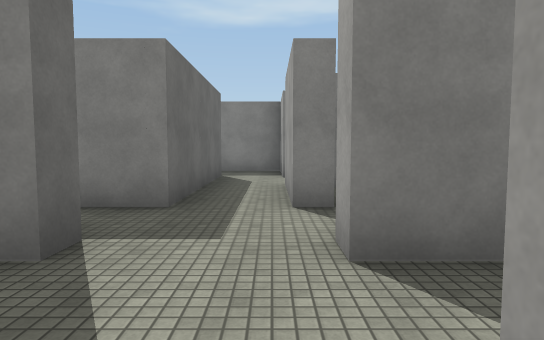
View 1 (above)

24 first-person views from a walk through a 3-D level made in the Unity game engine. The camera is 1.5 m above the floor, tilts 4° down and sees 75° across. The floor is counted in squares, 2 m on a side. Each view is taken from the middle of a square. On the plan, view 1 faces up. The plan holds only what a view shows up to about 11 squares ahead; the rest is blank. The player is left out. Some animated figures are not drawn. Surface patterns are stand-ins for the level's own textures.

View 2
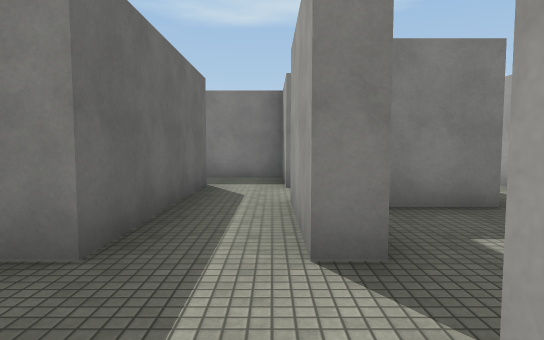

View 3
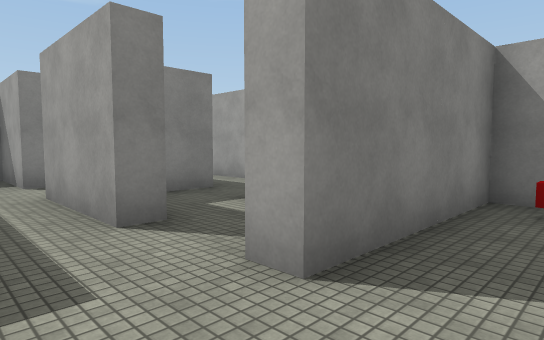

View 4
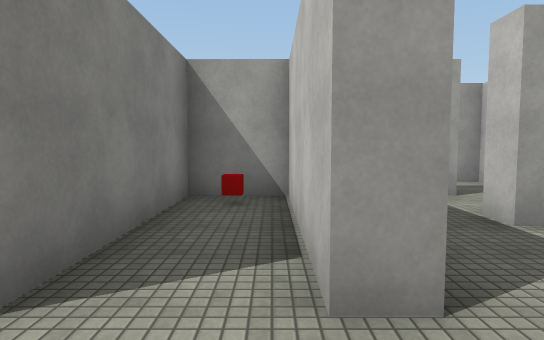

View 5
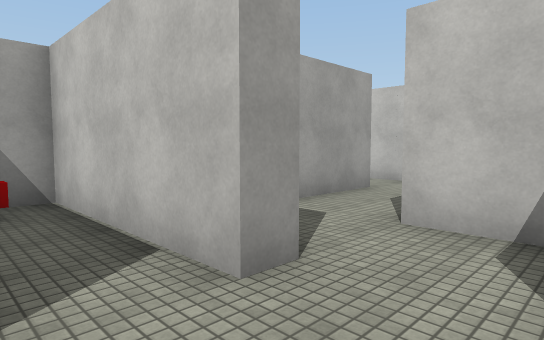

View 6
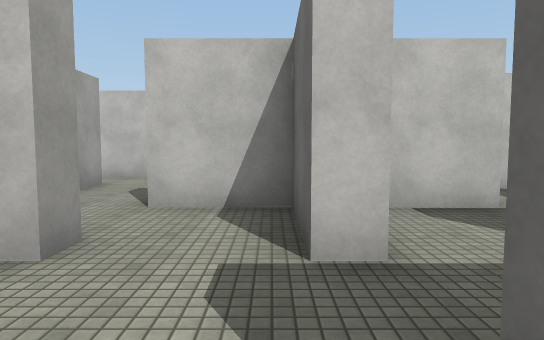

View 7
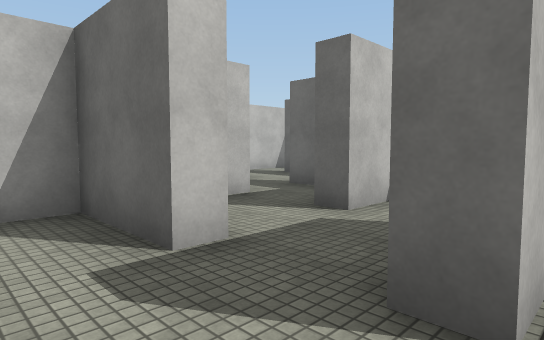

View 8
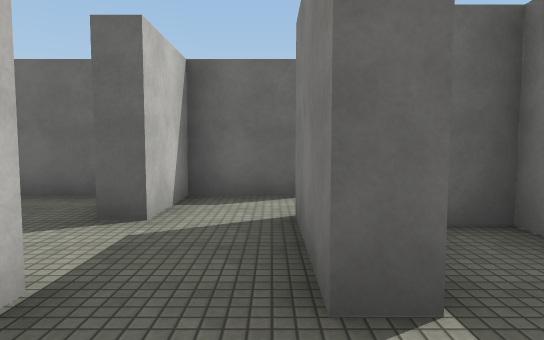

View 9
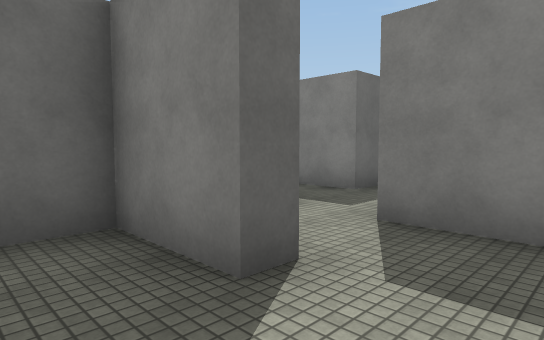

View 10
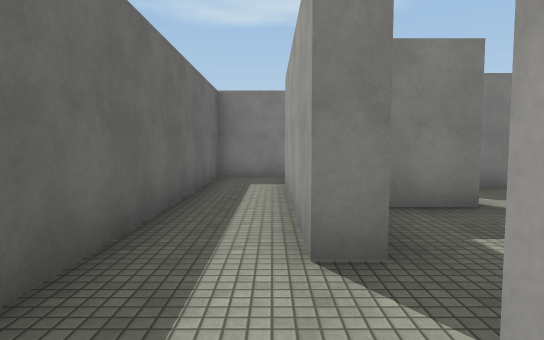

View 11
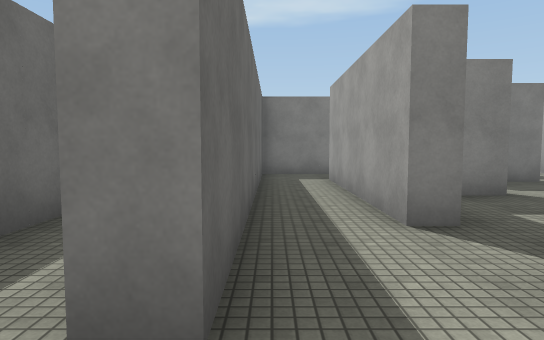

View 12
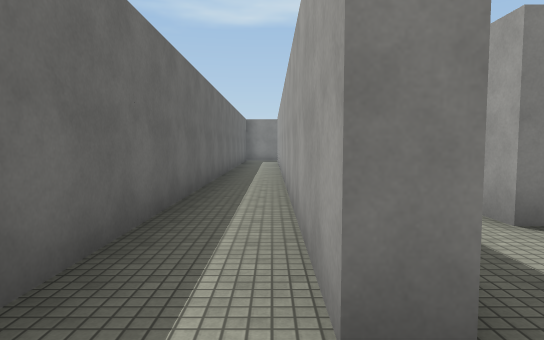

View 13
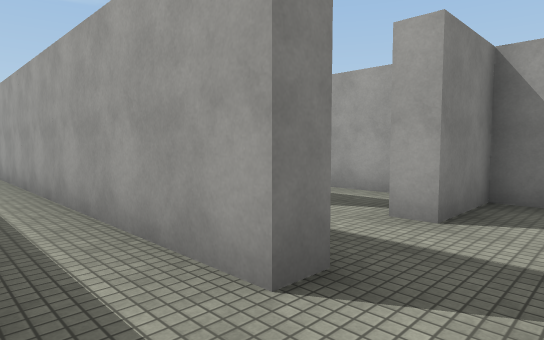

View 14
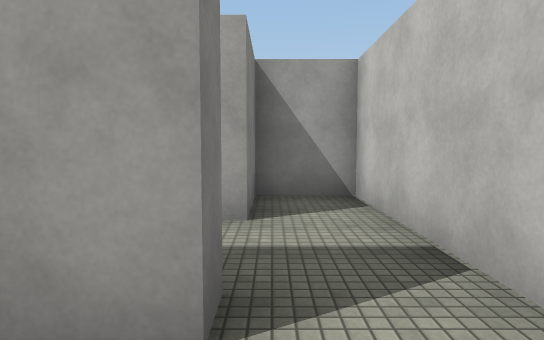

View 15
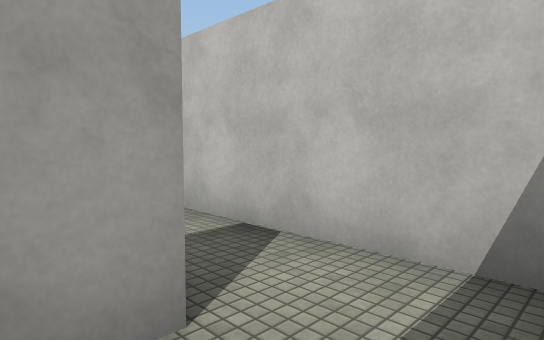

View 16
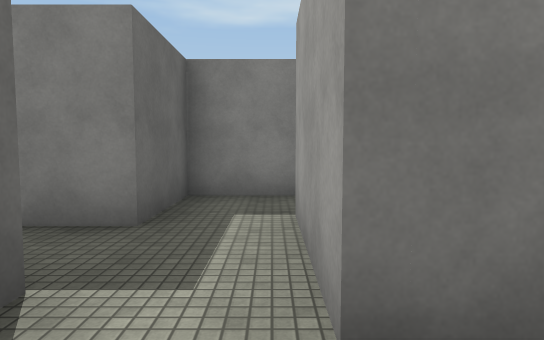

View 17
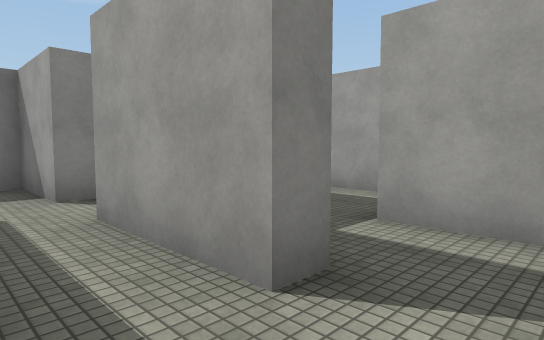

View 18
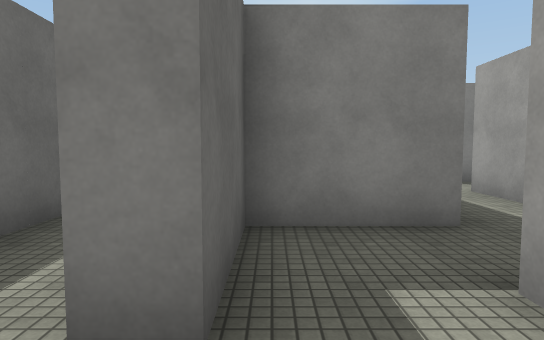

View 19
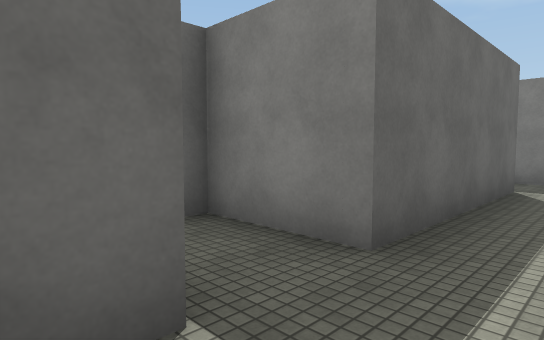

View 20
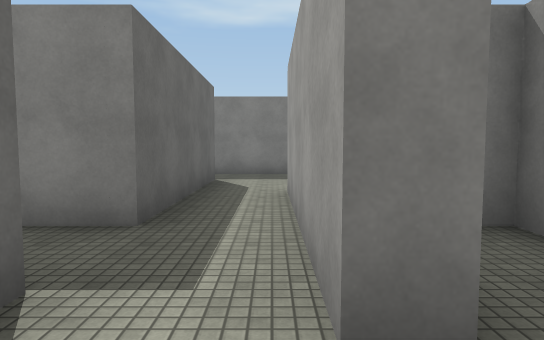

View 21
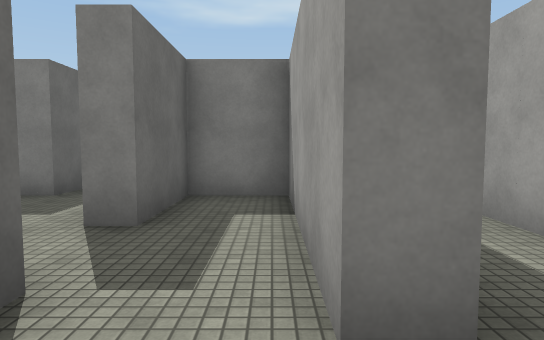

View 22
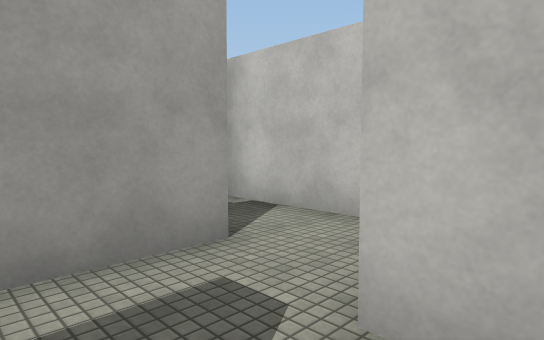

View 23
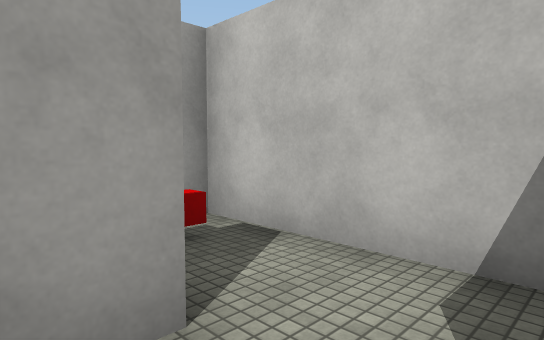

View 24
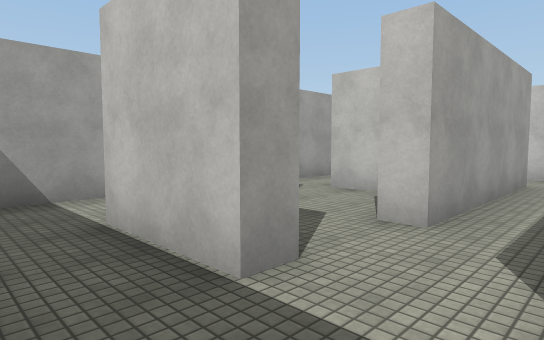

### Floor plan
Points are (right, up) in squares from view 1. A wall is a line through its corners. A room is listed if a view was taken in it or the views show most of it. See-through windows are left out.
Room 1 (view 1)
walls: (0.5, 0.1) (0.5, 0.7); (-1.2, 0.7) (-1.2, -1.3) (0.5, -1.3)
ways out: opening at (0, 0) to room 2; opening at (3, -1) to room 7; opening at (1.5, -2)
Room 2 (views 2, 3, 4, 5, 8, 19, 20, 22)
walls: (2.8, 4.9) (2.8, 4.1); (4.8, 4.2) (4.3, 4.2) (4.3, 8.7) (4.8, 8.7); (2.5, 2.2) (0.5, 2.2); (0.5, 0.7) (4.3, 0.7) (4.3, 1.5); (-1.5, 2.7) (-1.5, 2.2); (4.5, 10.1) (4.5, 10.7); (2.8, 10.8) (2.8, 6.3)
ways out: opening at (0, 0) to room 1; opening at (-0.5, 2) to room 3; opening at (3, 5) to room 3; opening at (-2, 1) to room 4; opening at (5, 3.5) to room 7; opening at (4, 10) to room 8; opening at (5, 9)
objects: red cube (3, 2) to (4, 2)
Room 3 (views 6, 7, 17, 18)
walls: (0.5, 2.2) (0.5, 2.8); (2.3, 3.4) (2.3, 4.8); (-2.1, 2.7) (-1.5, 2.7); (-1.2, 6.4) (-1.2, 4.2) (-3.2, 4.2); (2.8, 6.3) (0.8, 6.3) (0.8, 4.2) (0.3, 4.2) (0.3, 6.8)
ways out: opening at (-0.5, 2) to room 2; opening at (3, 5) to room 2; opening at (0, 5.5)
Room 4 (views 9, 16)
walls: (-1.9, 0.7) (-1.2, 0.7); (-3.7, -1.3) (-2.4, -1.3); (-1.5, 2.2) (-3.7, 2.2); (-5.2, 2.8) (-5.2, 0.7) (-3.5, 0.7) (-3.5, 0.3)
ways out: opening at (-2, 1) to room 2; opening at (-4, -1) to room 9; opening at (-4, 2) to room 10
Room 5 (views 10, 11)
walls: (-7.6, -5.3) (-3.7, -5.3) (-3.7, -3.8) (-5.5, -3.8)
ways out: opening at (-7, -4.5) to room 6; opening at (-6, -4) to room 9
Room 6 (views 12, 13, 14, 15)
walls: (-9.2, 6) (-9.2, -3.5); (-7.2, -3.8) (-7.7, -3.8) (-7.7, 4.4); (-8.8, -5.3) (-7.6, -5.3)
ways out: opening at (-7, -4.5) to room 5
Room 7 (views 21, 23)
walls: (5.2, 0.7) (8.2, 0.7); (6.9, 2.2) (6.2, 2.2) (6.2, 6.3) (4.8, 6.3) (4.8, 4.2); (2.3, -1.3) (2.8, -1.3); (6.2, -3.4) (6.2, -2.8)
ways out: opening at (3, -1) to room 1; opening at (5, 3.5) to room 2; opening at (3, -4.5); opening at (7, 1.5)
Room 8 (view 24)
walls: (4.5, 12.3) (2.4, 12.3); (4.5, 10.7) (6.5, 10.7)
ways out: opening at (4, 10) to room 2; opening at (3, 11.5); opening at (5.5, 11.5)
Room 9 (no view inside)
walls: (-3.7, -2.5) (-3.7, -1.3); (-3.5, 0.3) (-5.2, 0.3) (-5.2, -1.8) (-5.7, -1.8) (-5.7, 2.8); (-5.5, -3.8) (-5.5, -3.2); (-5.2, 4.2) (-7.2, 4.2) (-7.2, -3.8)
ways out: opening at (-4, -1) to room 4; opening at (-6, -4) to room 5; opening at (-5, 3) to room 10
Room 10 (no view inside)
walls: (-3.7, 2.2) (-3.7, 4.8)
ways out: opening at (-4, 2) to room 4; opening at (-5, 3) to room 9; opening at (-4, 4)
Room 11 (no view inside)
walls: (5.8, 6.7) (6.8, 6.7)
ways out: opening at (6, 8); opening at (7, 7)

Where each view was taken, in squares from view 1:
view 1: 0 up, 0 right, facing up
view 2: 2 up, 0 right, facing up
view 3: 1 up, 1 left, facing up-right
view 4: 1 up, 1 left, facing right
view 5: 2 up, 1 left, facing down-right
view 6: 3 up, 1 left, facing down
view 7: 3 up, 0 right, facing down-left
view 8: 2 up, 0 right, facing left
view 9: 1 down, 2 left, facing up-left
view 10: 4 down, 6 left, facing up
view 11: 5 down, 7 left, facing up
view 12: 5 down, 8 left, facing up
view 13: 5 down, 9 left, facing up-right
view 14: 4 down, 9 left, facing right
view 15: 3 down, 9 left, facing down-right
view 16: 1 up, 4 left, facing up
view 17: 3 up, 1 left, facing up-right
view 18: 3 up, 1 right, facing up
view 19: 4 up, 4 right, facing up-left
view 20: 3 up, 4 right, facing up
view 21: 1 up, 6 right, facing up
view 22: 4 up, 4 right, facing down-right
view 23: 3 up, 5 right, facing down-right
view 24: 12 up, 3 right, facing down-right
